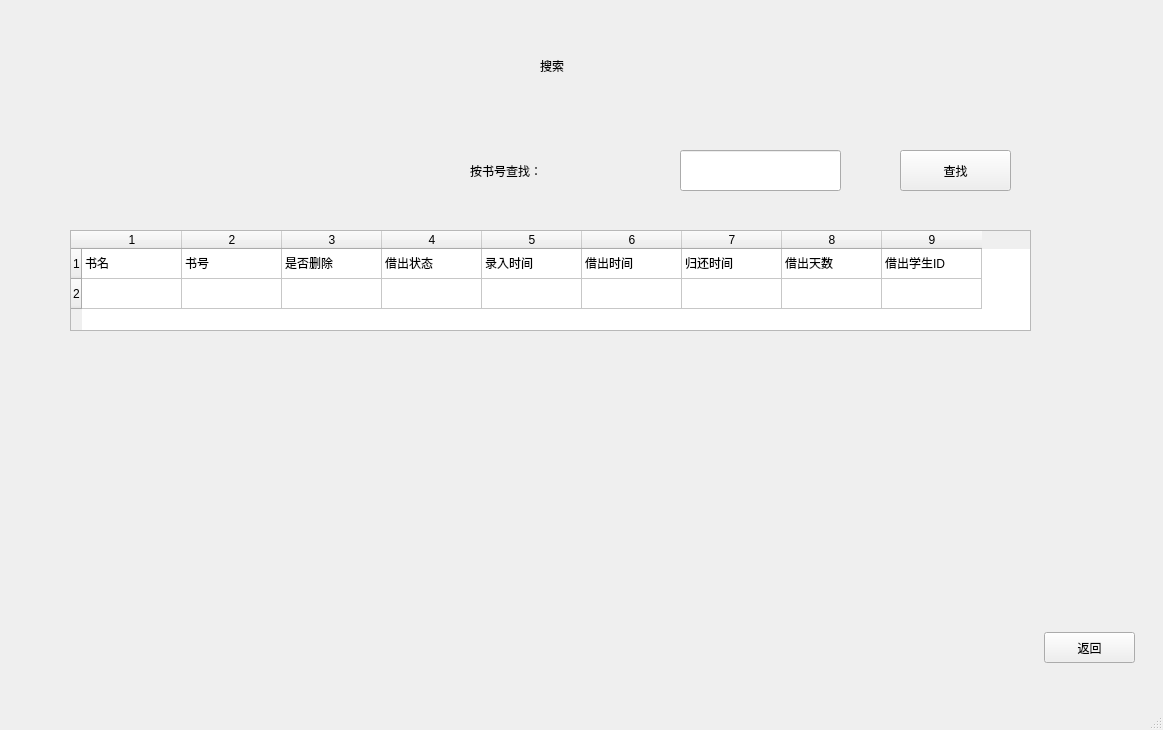
<?xml version="1.0" encoding="UTF-8"?>
<ui version="4.0">
 <class>Search</class>
 <widget class="QMainWindow" name="Search">
  <property name="geometry">
   <rect>
    <x>0</x>
    <y>0</y>
    <width>1163</width>
    <height>730</height>
   </rect>
  </property>
  <property name="windowTitle">
   <string>MainWindow</string>
  </property>
  <widget class="QWidget" name="centralwidget">
   <widget class="QPushButton" name="pushButton">
    <property name="geometry">
     <rect>
      <x>1044</x>
      <y>632</y>
      <width>91</width>
      <height>31</height>
     </rect>
    </property>
    <property name="text">
     <string>返回</string>
    </property>
   </widget>
   <widget class="QTableWidget" name="tableWidget">
    <property name="geometry">
     <rect>
      <x>70</x>
      <y>230</y>
      <width>961</width>
      <height>101</height>
     </rect>
    </property>
    <property name="dragEnabled">
     <bool>false</bool>
    </property>
    <property name="rowCount">
     <number>2</number>
    </property>
    <property name="columnCount">
     <number>9</number>
    </property>
    <row/>
    <row/>
    <column/>
    <column/>
    <column/>
    <column/>
    <column/>
    <column/>
    <column/>
    <column/>
    <column/>
    <item row="0" column="0">
     <property name="text">
      <string>书名</string>
     </property>
    </item>
    <item row="0" column="1">
     <property name="text">
      <string>书号</string>
     </property>
    </item>
    <item row="0" column="2">
     <property name="text">
      <string>是否删除</string>
     </property>
    </item>
    <item row="0" column="3">
     <property name="text">
      <string>借出状态</string>
     </property>
    </item>
    <item row="0" column="4">
     <property name="text">
      <string>录入时间</string>
     </property>
    </item>
    <item row="0" column="5">
     <property name="text">
      <string>借出时间</string>
     </property>
    </item>
    <item row="0" column="6">
     <property name="text">
      <string>归还时间</string>
     </property>
    </item>
    <item row="0" column="7">
     <property name="text">
      <string>借出天数</string>
     </property>
    </item>
    <item row="0" column="8">
     <property name="text">
      <string>借出学生ID</string>
     </property>
    </item>
   </widget>
   <widget class="QLineEdit" name="lineEdit">
    <property name="geometry">
     <rect>
      <x>680</x>
      <y>150</y>
      <width>161</width>
      <height>41</height>
     </rect>
    </property>
   </widget>
   <widget class="QLabel" name="label">
    <property name="geometry">
     <rect>
      <x>540</x>
      <y>40</y>
      <width>261</width>
      <height>51</height>
     </rect>
    </property>
    <property name="styleSheet">
     <string notr="true">font: 28pt &quot;AcadEref&quot;;</string>
    </property>
    <property name="text">
     <string>搜索</string>
    </property>
   </widget>
   <widget class="QLabel" name="label_2">
    <property name="geometry">
     <rect>
      <x>470</x>
      <y>150</y>
      <width>151</width>
      <height>41</height>
     </rect>
    </property>
    <property name="styleSheet">
     <string notr="true">font: 20pt &quot;AcadEref&quot;;</string>
    </property>
    <property name="text">
     <string>按书号查找：</string>
    </property>
   </widget>
   <widget class="QPushButton" name="pushButton_2">
    <property name="geometry">
     <rect>
      <x>900</x>
      <y>150</y>
      <width>111</width>
      <height>41</height>
     </rect>
    </property>
    <property name="text">
     <string>查找</string>
    </property>
   </widget>
  </widget>
  <widget class="QMenuBar" name="menubar">
   <property name="geometry">
    <rect>
     <x>0</x>
     <y>0</y>
     <width>1163</width>
     <height>23</height>
    </rect>
   </property>
  </widget>
  <widget class="QStatusBar" name="statusbar"/>
 </widget>
 <resources/>
 <connections/>
</ui>
